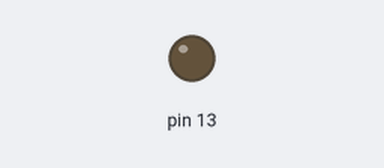
Simulated run of this sketch. Board: Arduino Uno, built with avr-gcc and run on an emulated ATmega328P. Parts: output pins drawn as LEDs (lit = HIGH).

Above: at 0.8 s.
At 6.75 s:
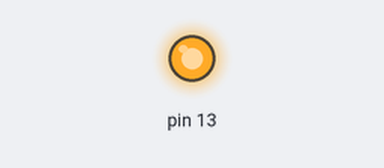
Timing chart, 0 to 7.2 s (numbered marks = the images above):
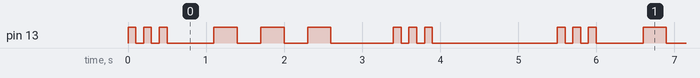

Measured:
- by itself, pin 13: repeats every 5.5 s: 2 × (LOW 0.10 s, HIGH 0.10 s), LOW 0.60 s, 2 × (HIGH 0.30 s, LOW 0.30 s), HIGH 0.30 s, LOW 0.80 s, 2 × (HIGH 0.10 s, LOW 0.10 s), HIGH 0.10 s, LOW 1.6 s, HIGH 0.10 s
- by itself, everything shown: repeats every 5.5 s, in 18 steps

The sketch:

002.ino
```cpp
void setup() {
  // put your setup code here, to run once:
  pinMode(13, OUTPUT);
}

void loop() {
  // put your main code here, to run repeatedly:
  digitalWrite(13, HIGH);
  delay(100);
  digitalWrite(13, LOW);
  delay(100);
  digitalWrite(13, HIGH);
  delay(100);
  digitalWrite(13, LOW);
  delay(100);
  digitalWrite(13, HIGH);
  delay(100);
  digitalWrite(13, LOW);
  delay(100);

  delay(500);

  digitalWrite(13, HIGH);
  delay(300);
  digitalWrite(13, LOW);
  delay(300);
  digitalWrite(13, HIGH);
  delay(300);
  digitalWrite(13, LOW);
  delay(300);
  digitalWrite(13, HIGH);
  delay(300);
  digitalWrite(13, LOW);
  delay(300);

  delay(500);

  digitalWrite(13, HIGH);
  delay(100);
  digitalWrite(13, LOW);
  delay(100);
  digitalWrite(13, HIGH);
  delay(100);
  digitalWrite(13, LOW);
  delay(100);
  digitalWrite(13, HIGH);
  delay(100);
  digitalWrite(13, LOW);
  delay(100);

  delay(500);
  delay(1000);
}
```
